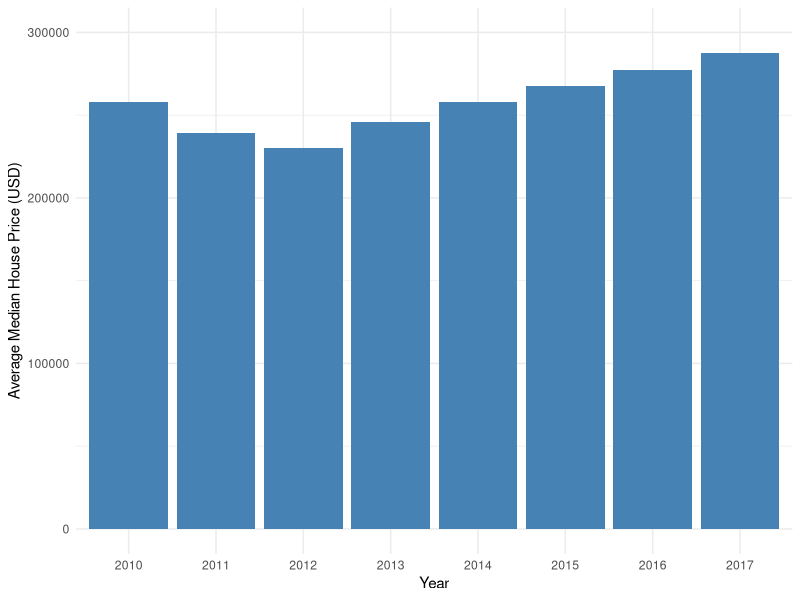

Source code (R):
# loads needed packages
library(dplyr)
library(ggplot2)

# loads the data set
setwd("~/INFO201/INFO-201-Final-Project/scripts")
city_data <- read.csv("../project-data/median-listing-price/City_MedianListingPrice_AllHomes.csv",
                      stringsAsFactors = FALSE)

# selects year columns and summarizes average median prices each year
city_summary <- city_data %>%
  select(X2010.01, X2011.01, X2012.01, X2013.01, X2014.01, X2015.01, X2016.01,
         X2017.01) %>%
  filter_at(vars(X2010.01, X2011.01, X2012.01, X2013.01, X2014.01, X2015.01,
                 X2016.01, X2017.01), all_vars(!is.na(.))) %>%
  summarize_all(mean) %>%
  mutate(across(where(is.numeric), round, 0))

# makes summary data easier for ggplot to read
city_year_averages <- t(city_summary)
city_year_averages <- cbind(year = rownames(city_year_averages),
                            city_year_averages)
rownames(city_year_averages) <- NULL
summary_data <- data.frame(city_year_averages)
summary_data[["V2"]] <- as.numeric(summary_data$V2)

# creates the bar graph using summary data
labels <- c("2010", "2011", "2012", "2013", "2014", "2015", "2016", "2017")
options(scipen = 10000)
price_bar_graph <- ggplot(data = summary_data, aes(x = labels, y = V2)) +
  geom_bar(stat = "identity", fill = "steelblue") +
  theme_minimal() +
  xlab("Year") +
  ylab("Average Median House Price (USD)") +
  coord_cartesian(ylim = c(0, 300000))
